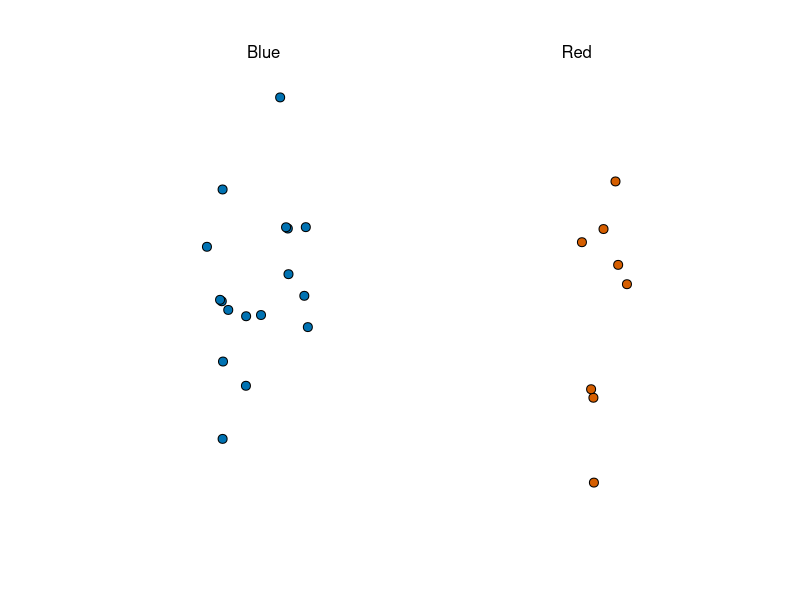
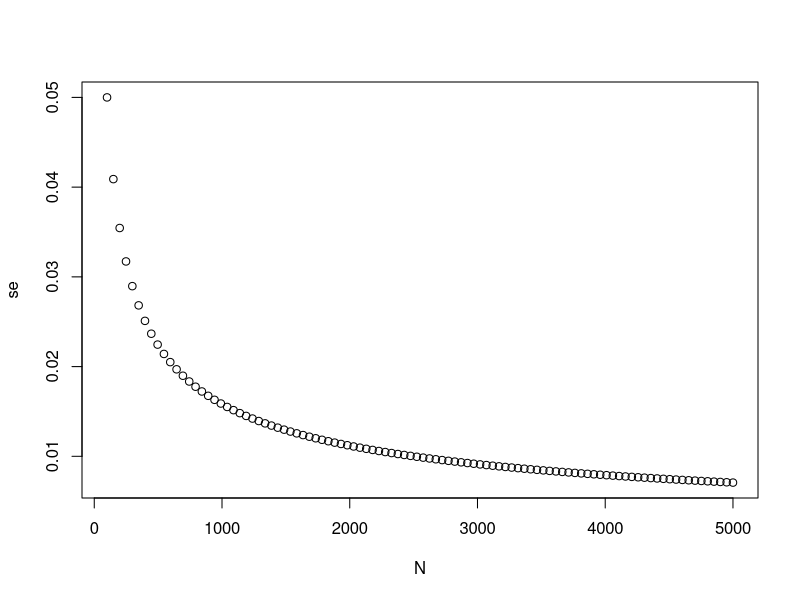
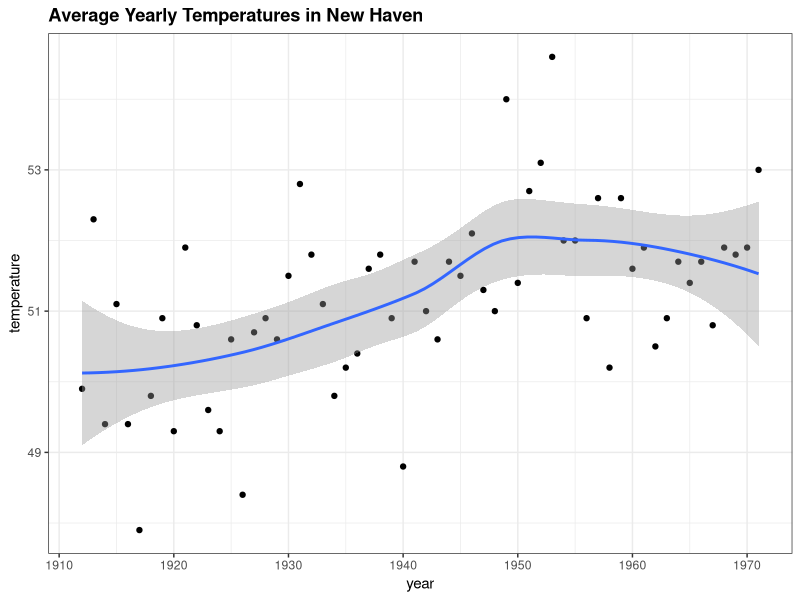

R code for these plots, in order: (Note: this script raises an error after producing the figures.)
library(gtools)
library(dslabs)
library(tidyverse)
ds_theme_set()
take_poll(25)
#Simple poll simulation
#Earn with Red/Blue 25$ prize, each sample element costs 0.10$ and interval right guess gives 50% price
#Blue are p, Red are 1-p and spread of is p-(1-p) or 2p-1
#Statistical inference is to predict p using the sample only
#E[avg(X)] = p - expected value of the sample proportion, X-bar, is p
#SE[avg[X]] = sqrt(p*(1-p)/N) - since N lowers standard error, we can minimize its effect by having N large

#CLT and estimates
x_bar <-0.48
se <- sqrt(x_bar * (1-x_bar)/25)
pnorm(0.01/se) - pnorm(-0.01/se) #probability of sample estimate is same as population p are only 7.9% Pr(|x-bar - p| <= 0.01)

#Create a plot of the largest standard error for N ranging from 100 to 5,000. Based on this plot, 
#how large does the sample size have to be to have a standard error of about 1%?
N <- seq(100, 5000, len = 100)
p <- 0.5
se <- sqrt(p*(1-p)/N)
plot(N,se)

# Generate a qq-plot of `errors` with a qq-line showing a normal distribution
#qqnorm(errors)
#qqline(errors)

#=============Confidence intervals and p-values===================
#grey area is confidence interval
data("nhtemp")
data.frame(year = as.numeric(time(nhtemp)), temperature = as.numeric(nhtemp)) %>%
  ggplot(aes(year, temperature)) +
  geom_point() +
  geom_smooth() +
  ggtitle("Average Yearly Temperatures in New Haven")

#Solving for z with qnorm
z <- qnorm(0.995)    # calculate z to solve for 99% confidence interval
pnorm(qnorm(0.995))    # demonstrating that qnorm gives the z value for a given probability
pnorm(qnorm(1-0.995))    # demonstrating symmetry of 1-qnorm
pnorm(z) - pnorm(-z)    # demonstrating that this z value gives correct probability for interval

#Monte Carlo simulation to show that 95% confidence interval includes p 95% times
p <- 0.45
B <- 10000
inside <- replicate(B, {
  X <- sample(c(0,1), size = N, replace = TRUE, prob = c(1-p, p))
  X_hat <- mean(X)
  SE_hat <- sqrt(X_hat*(1-X_hat)/N)
  between(p, X_hat - 2*SE_hat, X_hat + 2*SE_hat)    # TRUE if p in confidence interval
})
mean(inside)

N <- 25
X_hat <- 0.48
(2*X_hat - 1) + c(-2, 2)*2*sqrt(X_hat*(1-X_hat)/N)

#Compute p-value for spread of 0.02
N <- 100    # sample size
z <- sqrt(N) * 0.02/0.5    # spread of 0.02
1 - (pnorm(z) - pnorm(-z))

#COOL NOTKUN A GROUP_BY OG FILTER
polls_us_election_2016
polls <- polls_us_election_2016 %>% filter(enddate >= "2016-10-31" & state == "U.S.") %>% mutate(d_hat = (rawpoll_clinton - rawpoll_trump)/100 )
polls <- polls %>% mutate(error = abs(d_hat-0.021))
polls %>% group_by(pollster) %>% filter(n()>=5)%>% ggplot(aes(pollster, error)) +
  geom_point()+ theme(axis.text.x = element_text(angle = 90, hjust = 1))

#=================Section 4 Poll aggregation===========

#====Example of election forcasting by aggregating polls
d <- 0.039 #MoE 3.9%
Ns <- c(1298, 533, 1342, 897, 774, 254, 812, 324, 1291, 1056, 2172, 516)
p <- (d+1)/2

# calculate confidence intervals of the spread by monte carlo for each of the 12 polls
confidence_intervals <- sapply(Ns, function(N){
  X <- sample(c(0,1), size=N, replace=TRUE, prob = c(1-p, p))
  X_hat <- mean(X)
  SE_hat <- sqrt(X_hat*(1-X_hat)/N)
  2*c(X_hat, X_hat - 2*SE_hat, X_hat + 2*SE_hat) - 1 #[lower/upper confidence level for Democrats]
})


# generate a data frame storing results of the 12 monte carlos
polls <- data.frame(poll = 1:ncol(confidence_intervals),
                    t(confidence_intervals), sample_size = Ns)
names(polls) <- c("poll", "estimate", "low", "high", "sample_size")
head(polls)
#Each and one of the individual polls include confidence interval of 0 - meaning a tossup
#but   by combining all the twelve as one large poll and can get smaller 95% confidence interval, maybe not includin 0
#Problem is we do not have access to the raw poll data from the 12 polls but math can help to 
#mimic it and create a poll of all sample combined 
#create average estimate of the spread in propotion to each samplesize
d_hat <- polls %>%
  summarize(avg = sum(estimate*sample_size) / sum(sample_size)) %>%
  .$avg

#Find out estimate for obama votes 
p_hat <- (1+d_hat)/2
#margin of error of the aggregated poll is just 1.8%
moe <- 2*1.96*sqrt(p_hat*(1-p_hat)/sum(polls$sample_size)) 
#Aggregated spread is 3.1 %
round(d_hat*100,1)
#+- aggregated MoE -+ 1.8 %
round(moe*100, 1)
#That means confidence level of 3,1-1,8 = 1,3 and 3,1+1,8 = 4,9 ==== NOT INCLUDING 0 so no tossup
# and includes the actual resault of 3.9 % margin

######Statistical modeling is needed in real situation - data driven models/Bayesian statistics
# Define `se` as the standard error of the estimate. Print this value to the console.
se <- sd(X)/sqrt(N) #which is standard error of our estimate or x_bar - mu(mean) or sigma(sd)/sqrt(N)

# Create an object called `sigma` that contains a column for `pollster` and a column for `s`, the standard deviation of the spread
sigma <- polls %>% group_by(pollster) %>% summarise( s = sd(spread))

####Help to understand BAYES thinking
##We choose 100000 random persons where the rate of the disease is 1/3900
prevalance <- 1/3900
N <- 100000
outcome <- sample(c("Disease", "Healthy"), N, replace = TRUE, prob = c(prevalance, 1-prevalance))
N_D <- sum(outcome == "Disease")
N_H <- sum(outcome == "Healthy") 
accuracy <- 0.99 #The accuracy of the test
test <- vector("character", N)
test[outcome == "Disease"] <- sample(c("+", "-"), N_D, replace=TRUE, prob = c(accuracy, 1-accuracy))
test[outcome == "Healthy"] <- sample(c("-", "+"), N_H, replace=TRUE, prob = c(accuracy, 1-accuracy))
table(outcome, test)
#Real positives are disease/disease+false positives 
0.111^2/(0.111^2+0.027^2)
0.275 + (1-0.9441379)*(0.45-0.275)
sqrt(0.00069)
?between 
?n()
?coord_flip
?sign
#Rotate Axis Labels Perpendicular to the Axis
#theme(axis.text.x = element_text(angle = 90, vjust = 0.5, hjust=1))

# Use the sample code to generate 'x', a vector of male heights
x <- heights %>% filter(sex == "Male") %>%
  .$height

# Create variables for the mean height 'mu', the sample size 'N', and the number of times the simulation should run 'B'
mu <- mean(x)
N <- 15
B <- 10000

# Use the `set.seed` function to make sure your answer matches the expected result after random sampling
set.seed(1)

# Generate a logical vector 'res' that contains the results of the simulations
res <- replicate(B, {
  sample(x, N, replace = TRUE)
  interval <- c(mu - qnorm(0.975)*sd(x), mu + qnorm(0.975)*sd(x))
  between <-between(mu,interval[1], interval[2])
})

#========================association and chi-squared tests=============================
#how to create two-by-two table for binary data
tab <- matrix(c(3,1,1,3), 2, 2)
rownames(tab) <- c("Poured Before", "Poured After")
colnames(tab) <- c("Guessed Before", "Guessed After")
tab
fisher.test(tab, alternative = "greater")




#=======================TEST BREXIT==============================
library(tidyverse)  
options(digits = 3)
data(brexit_polls)
p=0.481
d <- 2*p-1 
N <- 1500
remain <-
se <- sqrt(p*(1-p)/N)
d_se <- 2*sqrt(p * (1-p)/ N)
d_se

brexit_polls <- brexit_polls %>%  mutate(x_hat = (spread+1)/2)
avg_d <-mean(brexit_polls$spread)
d_sd <- sd(brexit_polls$spread)
d_sd
avg_x_har <-mean(brexit_polls$x_hat)
avg_x_har
sd_x_har <-sd(brexit_polls$x_hat)
sd_x_har

#Consider the first poll in brexit_polls, a YouGov poll run on the same day as the Brexit referendum:
brexit_polls[1,]
cis <-  c(brexit_polls$x_hat - qnorm(0.975)* sqrt(brexit_polls$x_hat*(1-brexit_polls$x_hat)/brexit_polls$samplesize),brexit_polls$x_hat + qnorm(0.975)* sqrt(brexit_polls$x_hat*(1-brexit_polls$x_hat)/brexit_polls$samplesize) )
cis

june_polls <- brexit_polls %>% filter(enddate >= "2016-06-01")
june_polls <- june_polls %>% mutate(se_x_hat = sqrt(x_hat*(1-x_hat)/samplesize))
june_polls <- june_polls %>% mutate(se_d = 2*se_x_hat)
june_polls <- june_polls %>% mutate(lower = spread - qnorm(0.975)*se_d, upper = spread + qnorm(0.975)*se_d)
june_polls <- june_polls %>% mutate(hit = between(spread, lower,upper))
nrow(june_polls)
has_zero <- june_polls %>% filter(sign(lower) != sign(upper))
victory <- june_polls %>% filter(sign(lower) > 0)

right <-june_polls %>% filter(-0.038 >= lower & -0.038 <= upper )

nrow(has_zero)/nrow(june_polls)
nrow(victory)/nrow(june_polls)
nrow(right)/nrow(june_polls) 
cis <- c(june_polls$x_hat - qnorm(0.975)* sqrt(june_polls$x_hat*(1-june_polls$x_hat)/june_polls$samplesize),june_polls$x_hat + qnorm(0.975)* sqrt(june_polls$x_hat*(1-june_polls$x_hat)/june_polls$samplesize) )
cis

#Group and summarize the june_polls object by pollster to find the proportion of hits for each pollster and the number of polls per pollster. Use arrange() to sort by hit rate.
june_polls %>% group_by(pollster) %>% summarise(avgHit = mean(hit)) %>% arrange(avgHit)
june_polls %>% ggplot(aes(poll_type, spread)) + geom_boxplot()

#now work on the bias caused by poll type, where online is more likely to vote out but telephone vote remain
combined_by_type <- june_polls %>%
  group_by(poll_type) %>%
  summarize(N = sum(samplesize),
            spread = sum(spread*samplesize)/N,
            p_hat = (spread + 1)/2)
combined_by_type <- combined_by_type %>% mutate(se = sqrt(p_hat*(1-p_hat)/N))
combined_by_type
combined_by_type %>% mutate(lower = spread - qnorm(0.975)* (2 * sqrt(p_hat*(1-p_hat)/N)), upper = spread + qnorm(0.975)* (2 * sqrt(p_hat*(1-p_hat)/N)))


brexit_hit <- brexit_polls %>%
  mutate(p_hat = (spread + 1)/2,
         se_spread = 2*sqrt(p_hat*(1-p_hat)/samplesize),
         spread_lower = spread - qnorm(.975)*se_spread,
         spread_upper = spread + qnorm(.975)*se_spread,
         hit = spread_lower < -0.038 & spread_upper > -0.038) %>%
  select(poll_type, hit)
brexit_hit
#Use brexit_hit to make a two-by-two table of poll type and hit status. Then use the chisq.test() function to perform a chi-squared test to determine whether the difference in hit rate is significant.
two_by_two <- table(brexit_hit$hit, brexit_hit$poll_type)
two_by_two
chisq.test(two_by_two)$p.value
#Determine which poll type has a higher probability of producing a confidence interval that covers the correct value of the spread. 
hit_rate <- brexit_hit %>%
  group_by(poll_type) %>%
  summarize(avg = mean(hit))
hit_rate$avg[hit_rate$poll_type == "Online"] > hit_rate$avg[hit_rate$poll_type == "Telephone"]
# statistically significant
chisq.test(two_by_two)
chisq.test(two_by_two)$p.value < 0.05

#Odds ratio of online and telephone poll hit rate --- remember odds ratio is the ratio between the false/true odds
oddsRatioOnline <- (two_by_two[[2,1]]/(two_by_two[[1,1]]+two_by_two[[2,1]]))/(two_by_two[[1,1]]/(two_by_two[[1,1]]+two_by_two[[2,1]]))
oddsRatioOnline
oddsRatioPhone <- (two_by_two[[2,2]]/(two_by_two[[1,2]]+two_by_two[[2,2]]))/(two_by_two[[1,2]]/(two_by_two[[1,2]]+two_by_two[[2,2]]))
oddsRatioPhone
ratioBetween <- oddsRatioOnline/oddsRatioPhone
ratioBetween
#Use brexit_polls to make a plot of the spread (spread) over time (enddate) colored by poll type (poll_type). 
# Use geom_smooth() with method = "loess" to plot smooth curves with a span of 0.4. Include the individual data points colored by poll type.
# Add a horizontal line indicating the final value of \(d = -.038\).
brexit_polls %>% ggplot(aes(enddate, spread, col = poll_type)) + geom_smooth(method = "loess", span = 0.4) + geom_point() + geom_hline(yintercept=-0.038)

brexit_long <- brexit_polls %>%
  gather(vote, proportion, "remain":"undecided") %>%
  mutate(vote = factor(vote))
brexit_long                                                                                                                                      
brexit_long %>% ggplot(aes(enddate, proportion, col = vote)) + geom_smooth(method = "loess", span = 0.3) 
